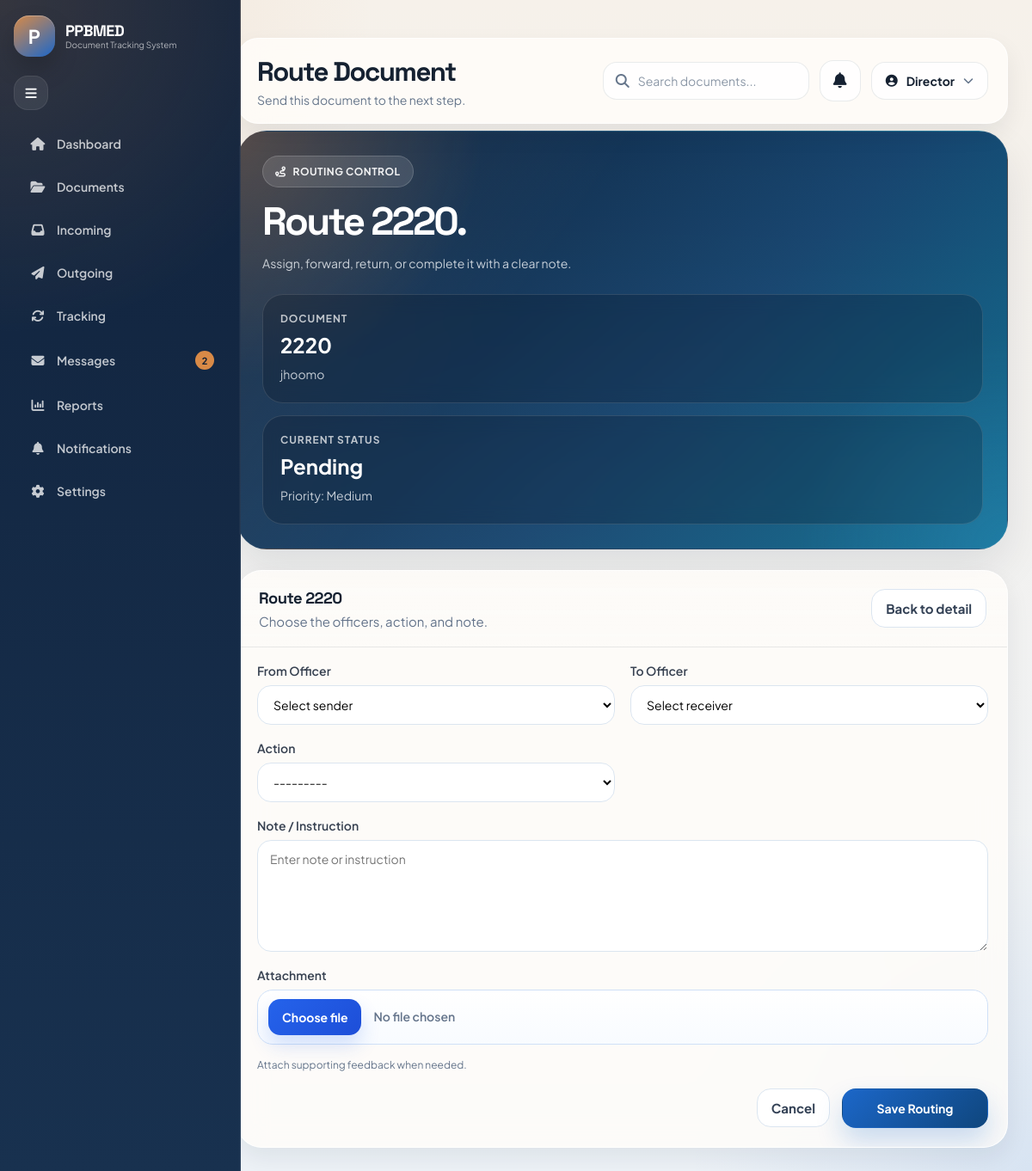
The app's page /documents/2/route/ (signed in) with its own data.
### coreapp/models.py (models this page shows, shortened)
class Staff(models.Model):
    ROLE_CHOICES = [
        ('Director', 'Director'),
        ('Deputy Director', 'Deputy Director'),
        ('Staff', 'Staff'),
        ('Registry', 'Registry'),
        ('Admin', 'Admin'),
    ]
    user = models.OneToOneField(
        User,
        on_delete=models.CASCADE,
        null=True,
        blank=True,
        related_name='staff_profile'
    )
    full_name = models.CharField(max_length=255)
    role = models.CharField(max_length=50, choices=ROLE_CHOICES, default='Staff')
    department = models.CharField(max_length=255, blank=True, null=True)
    email = models.EmailField(blank=True, null=True)
    is_active = models.BooleanField(default=True)
    is_archived = models.BooleanField(default=False)
    archived_at = models.DateTimeField(blank=True, null=True)
    created_at = models.DateTimeField(auto_now_add=True)
    class Meta:
        ordering = ['full_name']
    def __str__(self):
        return f"{self.full_name} ({self.role})"

class Document(models.Model):
    DIRECTION_CHOICES = [
        ('Incoming', 'Incoming'),
        ('Outgoing', 'Outgoing'),
    ]
    PRIORITY_CHOICES = [
        ('Low', 'Low'),
        ('Medium', 'Medium'),
        ('High', 'High'),
    ]
    STATUS_CHOICES = [
        ('Pending', 'Pending'),
        ('In Progress', 'In Progress'),
        ('Completed', 'Completed'),
        ('Overdue', 'Overdue'),
    ]
    reference_id = models.CharField(max_length=50, unique=True)
    subject = models.CharField(max_length=255)
    description = models.TextField(blank=True, null=True)
    direction = models.CharField(max_length=20, choices=DIRECTION_CHOICES, default='Incoming')
    document_type = models.CharField(max_length=100, blank=True, null=True)
    origin = models.CharField(max_length=255)
    destination = models.CharField(max_length=255)
    assigned_to = models.ForeignKey(
        Staff,
        on_delete=models.SET_NULL,
        blank=True,
        null=True,
        related_name='assigned_documents'
    )
    priority = models.CharField(max_length=20, choices=PRIORITY_CHOICES, default='Medium')
    status = models.CharField(max_length=20, choices=STATUS_CHOICES, default='Pending')
    date_received = models.DateField()
    due_date = models.DateField(blank=True, null=True)
    attachment = models.FileField(upload_to='documents/', blank=True, null=True)
    department = models.CharField(max_length=255, blank=True, null=True)
    is_archived = models.BooleanField(default=False)
    archived_at = models.DateTimeField(blank=True, null=True)
    created_at = models.DateTimeField(auto_now_add=True)

### coreapp/views.py (the view)
# urls.py: path("documents/<int:pk>/route/", views.route_document, name="route_document"),
@role_required("Director", "Deputy Director", "Staff", "Registry", "Admin")
def route_document(request, pk):
    staff_user = get_logged_in_staff(request)
    document = get_object_or_404(Document, pk=pk)
    require_permission(staff_user, "route_document", "You do not have permission to route documents.")
    if not can_access_document(staff_user, document):
        raise PermissionDenied("You do not have permission to route this document.")
    if document.is_archived:
        raise PermissionDenied("Restore this document before routing it.")
    if request.method == 'POST':
        form = DocumentRoutingForm(request.POST, request.FILES)
        if form.is_valid():
            previous_assignee = document.assigned_to
            routing = form.save(commit=False)
            routing.document = document
            routing.save()
            document.assigned_to = routing.to_officer
            if routing.to_officer and routing.to_officer.department:
                document.department = routing.to_officer.department
            if routing.action == "Returned":
                document.status = "Pending"
            elif routing.action == "Forwarded":
                document.status = "In Progress"
            elif routing.action == "Completed":
                document.status = "Completed"
            elif routing.action == "Assigned":
                document.status = "Pending"
            document.save()
            log_audit_event(
                staff_user,
                "Document Routed",
                "Document",
                document.reference_id,
                f"Action: {routing.action}. To: {routing.to_officer.full_name if routing.to_officer else '-'}",
            )
            if routing.to_officer:
                notification_type = 'general'
                if routing.action == "Assigned":
                    notification_type = 'assignment'
                elif routing.action == "Forwarded":
                    notification_type = 'forwarded'
                elif routing.action == "Returned":
                    notification_type = 'returned'
                elif routing.action == "Completed":
                    notification_type = 'completed'
                create_notification(
                    recipient=routing.to_officer,
                    message=f"Document {document.reference_id} was {routing.action.lower()} to you.",
                    notification_type=notification_type,
                    document=document
                )
            if routing.action == "Completed" and previous_assignee and previous_assignee != routing.to_officer:
                create_notification(
                    recipient=previous_assignee,
                    message=f"Document {document.reference_id} has been marked completed.",
                    notification_type='completed',
                    document=document
                )
            messages.success(request, f"Document {document.reference_id} routed successfully.")
            return redirect('document_detail', pk=document.pk)
    else:
        form = DocumentRoutingForm(initial={'from_officer': document.assigned_to})
    return render(request, 'coreapp/route_document.html', {
        **get_base_context(request),
        'form': form,
        'document': document,
    })

### coreapp/templates/coreapp/route_document.html (shortened to what this page needs)
{% extends 'coreapp/base.html' %}
{% load static %}
{% block extra_css %}<link rel="stylesheet" href="{% static 'coreapp/css/route-document.css' %}?v=20260330c">{% endblock %}
{% block page_title %}Route Document{% endblock %}
{% block page_subtitle %}Send this document to the next step.{% endblock %}
{% block content %}
<section class="route-hero">
    <div class="route-hero-copy">
        <div class="route-badge">
            <i class="fas fa-route"></i>
            <span>Routing control</span>
        </div>
        <h2>Route {{ document.reference_id }}.</h2>
        <p>Assign, forward, return, or complete it with a clear note.</p>
    </div>
    <div class="route-hero-stats">
        <div class="route-stat-card">
            <span class="route-stat-label">Document</span>
            <strong>{{ document.reference_id }}</strong>
            <p>{{ document.subject }}</p>
        </div>
        <div class="route-stat-card subtle">
            <span class="route-stat-label">Current status</span>
            <strong>{{ document.status }}</strong>
            <p>Priority: {{ document.priority }}</p>
        </div>
    </div>
</section>
<div class="card route-card">
    <div class="card-header route-header">
        <div>
            <h2>Route {{ document.reference_id }}</h2>
            <p>Choose the officers, action, and note.</p>
        </div>
        <a href="{% url 'document_detail' document.pk %}" class="route-back-link">Back to detail</a>
    </div>
    <div class="panel-body">
        <form method="post" enctype="multipart/form-data" class="document-form route-form">
            <div class="form-grid">
                <div class="form-group">
                    <label for="{{ form.from_officer.id_for_label }}">From Officer</label>
                    {{ form.from_officer }}
                </div>
                <div class="form-group">
                    <label for="{{ form.to_officer.id_for_label }}">To Officer</label>
                    {{ form.to_officer }}
                </div>
                <div class="form-group">
                    <label for="{{ form.action.id_for_label }}">Action</label>
                    {{ form.action }}
                </div>
                <div class="form-group full-width">
                    <label for="{{ form.note.id_for_label }}">Note / Instruction</label>
                    {{ form.note }}
                </div>
                <div class="form-group full-width">
                    <label for="{{ form.attachment.id_for_label }}">Attachment</label>
                    <small class="field-hint">Attach supporting feedback when needed.</small>
                </div>
            </div>
            <div class="form-actions route-actions">
                <a href="{% url 'document_detail' document.pk %}" class="route-cancel-link">Cancel</a>
                <button type="submit" class="save-btn route-save-btn">Save Routing</button>
            </div>
        </form>
    </div>
</div>
{% endblock %}

### coreapp/templates/coreapp/base.html (shortened to what this page needs)
{% load static %}
<!DOCTYPE html>
<html lang="en">
<head>
    <link rel="stylesheet" href="{% static 'coreapp/css/dashboard.css' %}">
    <link rel="stylesheet" href="{% static 'coreapp/css/dashboard-layout.css' %}">
    <link rel="stylesheet" href="https://cdnjs.cloudflare.com/ajax/libs/font-awesome/6.5.2/css/all.min.css">
    {% block extra_css %}{% endblock %}
    <link rel="stylesheet" href="{% static 'coreapp/css/modern-theme.css' %}?v=20260331b">
</head>
<body class="{% if dark_mode_enabled %}theme-dark{% endif %}">
    <div class="dashboard-container" id="dashboardContainer">
        <aside class="sidebar" id="sidebar">
            <div class="logo-area small-logo">
                <div class="logo-box">P</div>
                <div class="logo-text sidebar-text">
                    <h2>PPBMED</h2>
                    <p>Document Tracking System</p>
                </div>
            </div>
            <button type="button" class="sidebar-toggle" id="sidebarToggle" title="Toggle Sidebar">
                <i class="fas fa-bars"></i>
            </button>
            <nav class="sidebar-menu">
                <a href="{% url 'dashboard' %}" class="menu-item {% if request.resolver_match.url_name == 'dashboard' %}active{% endif %}">
                    <i class="fas fa-house"></i><span class="sidebar-text">Dashboard</span>
                </a>
                {% if permission_flags.view_documents %}
                <a href="{% url 'documents' %}" class="menu-item {% if request.resolver_match.url_name == 'documents' %}active{% endif %}">
                    <i class="fas fa-folder-open"></i><span class="sidebar-text">Documents</span>
                </a>
                {% endif %}
                {% if permission_flags.view_incoming %}
                <a href="{% url 'incoming' %}" class="menu-item {% if request.resolver_match.url_name == 'incoming' %}active{% endif %}">
                    <i class="fas fa-inbox"></i><span class="sidebar-text">Incoming</span>
                </a>
                {% endif %}
                {% if permission_flags.view_outgoing %}
                <a href="{% url 'outgoing' %}" class="menu-item {% if request.resolver_match.url_name == 'outgoing' %}active{% endif %}">
                    <i class="fas fa-paper-plane"></i><span class="sidebar-text">Outgoing</span>
                </a>
                {% endif %}
                {% if permission_flags.view_tracking %}
                <a href="{% url 'tracking' %}" class="menu-item {% if request.resolver_match.url_name == 'tracking' %}active{% endif %}">
                    <i class="fas fa-arrows-rotate"></i><span class="sidebar-text">Tracking</span>
                </a>
                {% endif %}
                {% if permission_flags.view_messages %}
                <a href="{% url 'messages' %}" class="menu-item {% if request.resolver_match.url_name == 'messages' %}active{% endif %}">
                    <i class="fas fa-envelope"></i><span class="sidebar-text">Messages</span>
                    {% if unread_messages_count > 0 %}
                        <span class="menu-badge">{{ unread_messages_count }}</span>
                    {% endif %}
                </a>
                {% endif %}
                {% if permission_flags.view_reports %}
               <a href="{% url 'reports' %}" class="menu-item {% if request.resolver_match.url_name == 'reports' %}active{% endif %}">
                   <i class="fas fa-chart-column"></i><span class="sidebar-text">Reports</span>
               </a>
               {% endif %}
                <a href="{% url 'notifications' %}" class="menu-item {% if request.resolver_match.url_name == 'notifications' %}active{% endif %}">
                    <i class="fas fa-bell"></i>
                    <span class="sidebar-text">Notifications</span>
                </a>
                <a href="{% url 'settings' %}" class="menu-item {% if request.resolver_match.url_name == 'settings' %}active{% endif %}">
                    <i class="fas fa-gear"></i><span class="sidebar-text">Settings</span>
                </a>
            </nav>
        </aside>
        <main class="main-content">
            <header class="topbar">
                <div>
                    <h1>{% block page_title %}PPBMED Dashboard{% endblock %}</h1>
                    <p>{% block page_subtitle %}{{ page_subtitle|default:"Track and manage official documents." }}{% endblock %}</p>
                </div>
                <div class="topbar-right">
                    <div class="search-box">
                        <i class="fas fa-search"></i>
                        <input type="text" placeholder="Search documents...">
                    </div>
                    <div class="top-icons">
                        <a href="{% url 'notifications' %}" class="icon-btn bell-btn">
                            <i class="fas fa-bell"></i>
                        </a>
                    </div>
                    <div class="account-menu" id="accountMenu">
                        <button class="profile-btn" id="accountMenuButton" type="button" aria-haspopup="true" aria-expanded="false">
                            <i class="fas fa-user-circle"></i>
                            <span>{% if staff_user %}{{ staff_user.role }}{% else %}Account{% endif %}</span>
                            <i class="fas fa-chevron-down account-caret"></i>
                        </button>
                    </div>
                </div>
            </header>
            {% block content %}{% endblock %}
        </main>
    </div>
</body>
</html>

### records on screen
Staff: role "Director"
Document: reference_id "2220", subject "jhoomo", status "Pending", priority "Medium"

### other values on screen
{{ unread_messages_count }} "2"
